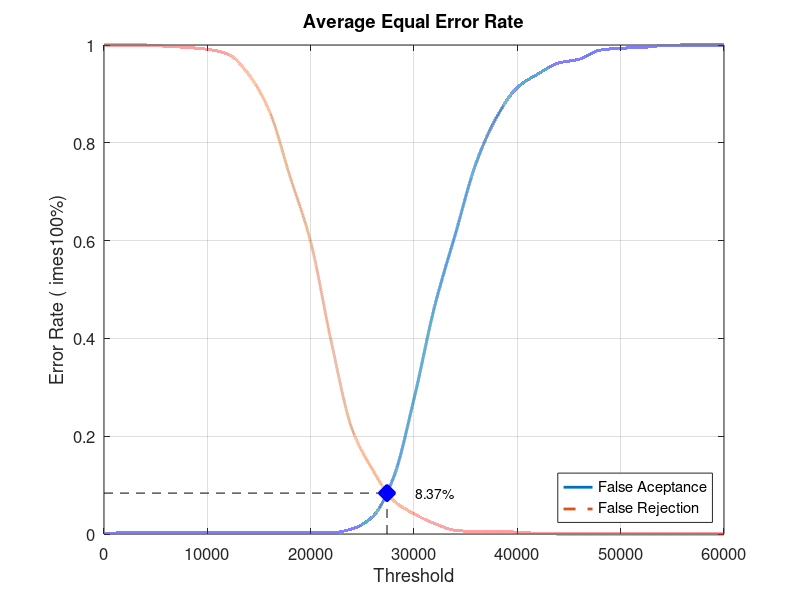
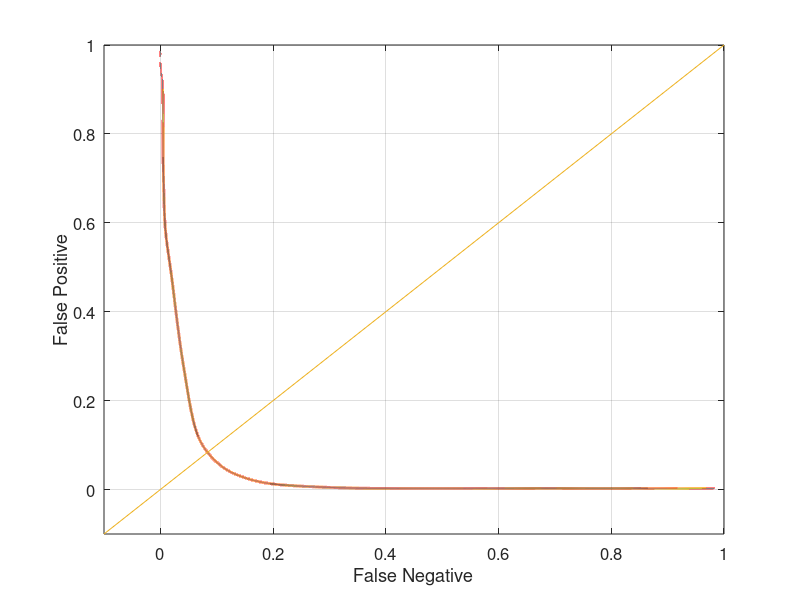

These figures' MATLAB source, in order:
close all;
clear;
clc;
x = 0:2000:60000;
xq = 0:0.5:60000;

y0 = [0 0.00263158 0.00263158 0.00263158 0.00263158 0.00263158 0.00263158 0.00263158 0.00263158 0.00263158 0.00263158 0.00263158 0.0105263 0.0355263 0.114474 0.276316 0.465789 0.613158 0.757895 0.852632 0.913158 0.940789 0.963158 0.971053 0.989474 0.993421 0.994737 0.998684 1 1 1]
yy0 = interp1(x, y0, xq, 'pchip');
y1 = [1 1 1 0.9975 0.995 0.99125 0.98125 0.94 0.865 0.73125 0.5975 0.3925 0.215 0.13125 0.06875 0.04125 0.02125 0.0075 0.005 0.005 0.00375 0.00125 0 0 0 0 0 0 0 0 0]
yy1 = interp1(x, y1, xq, 'pchip');

% Calculating EER: 
y2 = abs(y0 - y1);
find(y2 == min(y2))
yy2 = abs(yy0 - yy1);
xEER = find(yy2 == min(yy2));
xEERIndex = xq(xEER) % X-axis EER
yEER = yy0(xEER) % Y-axis EER

main = figure
plot(xq, yy0,'-','LineWidth', 2);	hold on
plot(xq, yy1,'--','LineWidth', 2);	hold on
plot([xEERIndex xEERIndex], [0 yEER], 'k--');	hold on
plot([0 xEERIndex], [yEER yEER], 'k--');	hold on
plot(xEERIndex, yEER, 'bx', 'LineWidth', 10);	hold on
text(xEERIndex + 10 * xEERIndex / 100, yEER, [num2str(round((10000 * yEER)) / 100) '%'])
legend('False Aceptance', 'False Rejection', 'Location', 'SouthEast')
xlabel('Threshold')
ylabel('Error Rate (	imes100%)')
title('Average Equal Error Rate')
set(gca, 'FontSize', 12)
axis([0 60000 0 1])
grid on

print(main, 'Experiment3AverageMain', '-dpng');
FNRxFPR = figure('Color', [1 1 1]);
plot(yy1, yy0, '-', yy1, yy0, 'LineWidth', 2);
hold on
y = -0.1:0.1:1
plot(y, y); 
set(gca, 'FontSize', 12)
xlabel('False Negative')
ylabel('False Positive')
axis([-0.1 1 -0.1 1])
set(gca, 'FontSize', 12)
grid on

print(FNRxFPR, 'Experiment3AverageFNRxFPR','-dpng');
